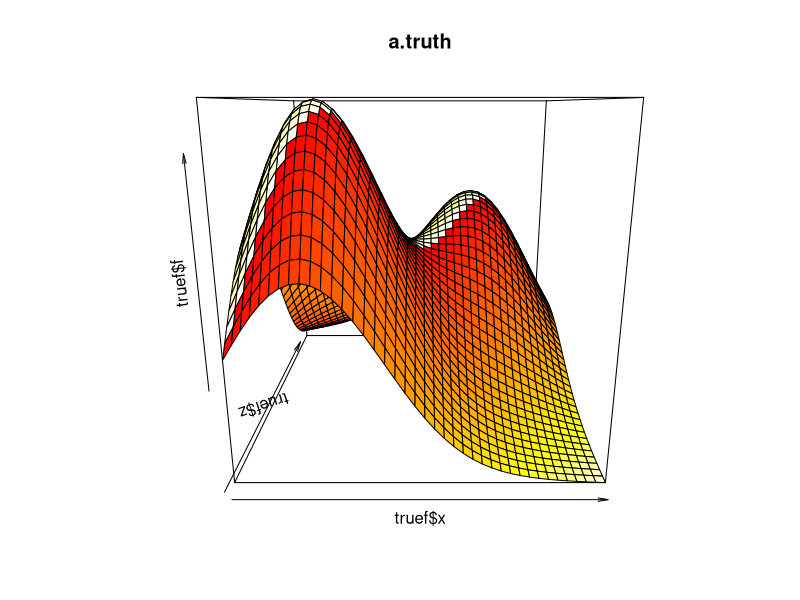
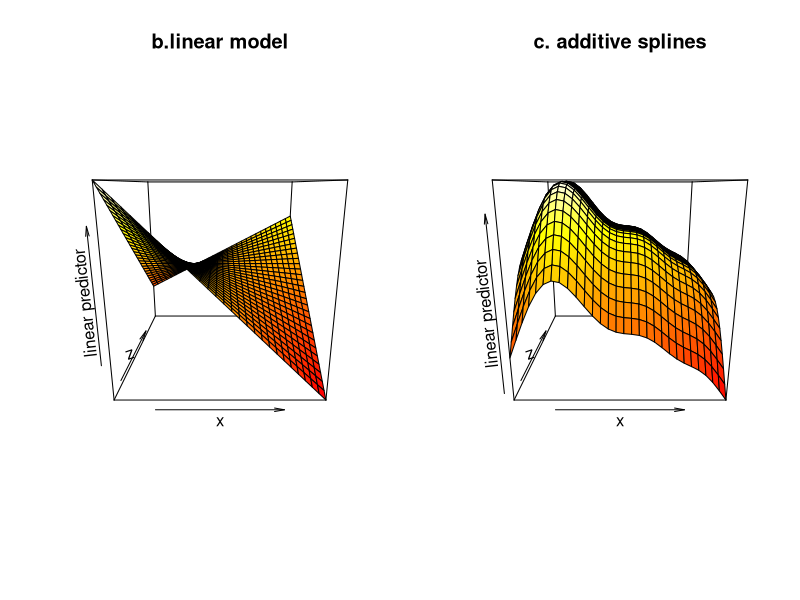
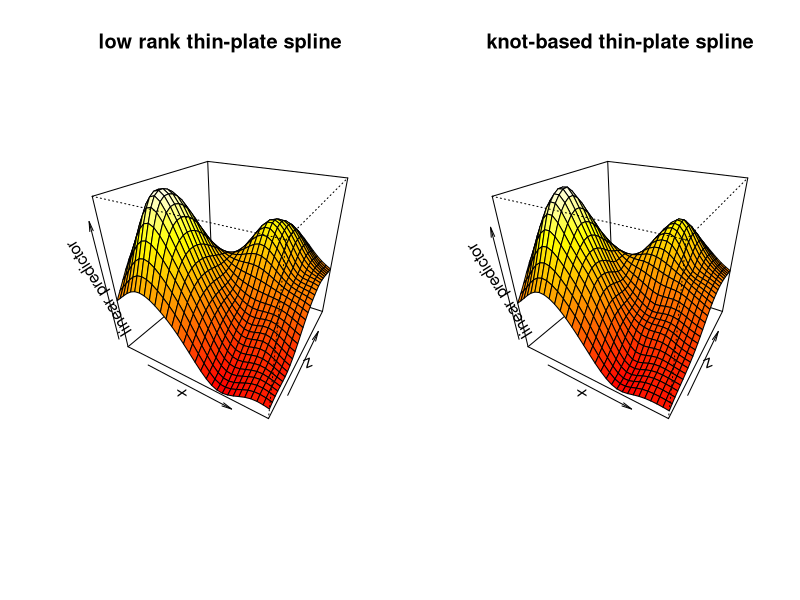
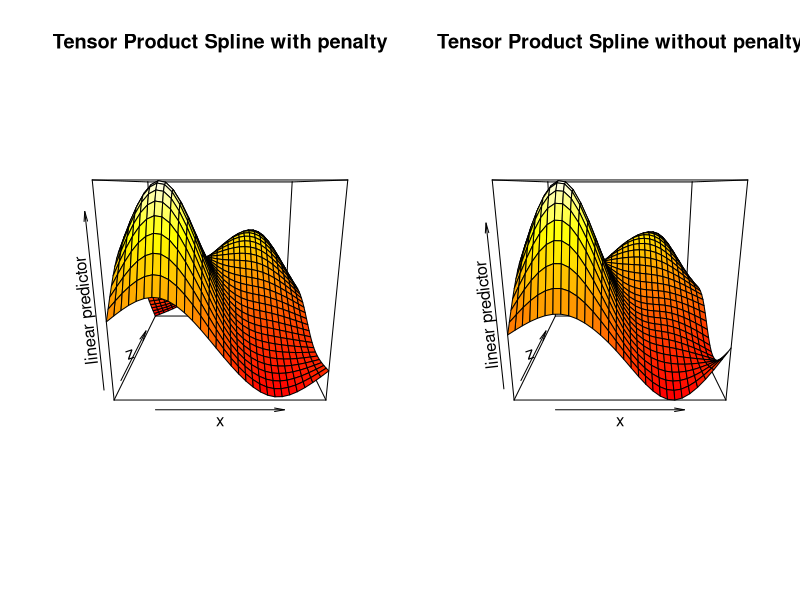
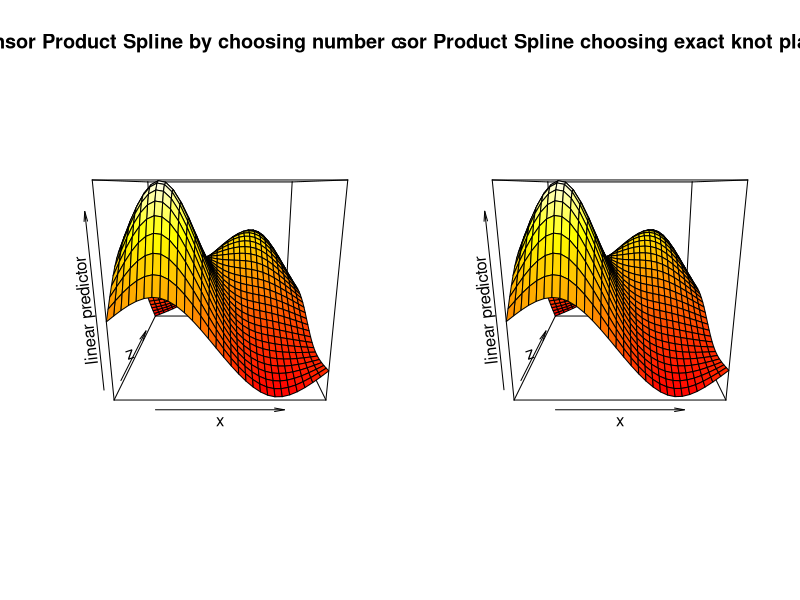
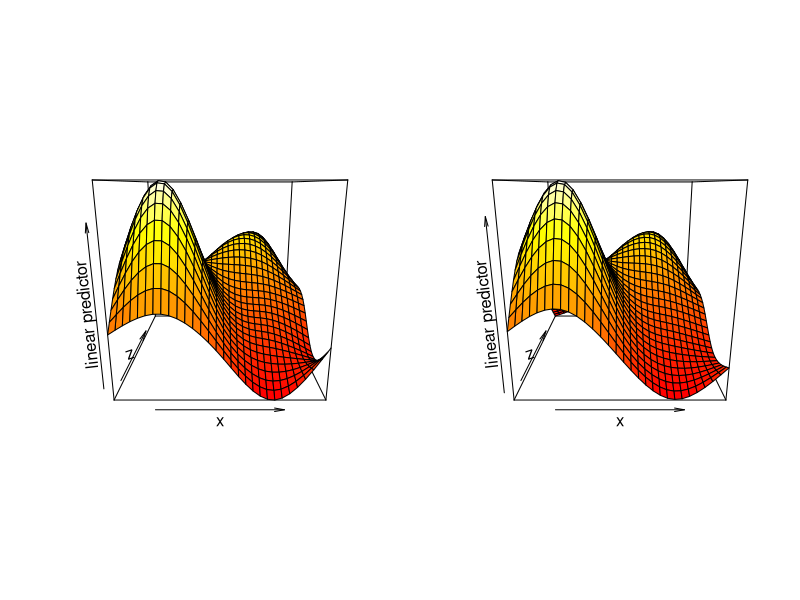
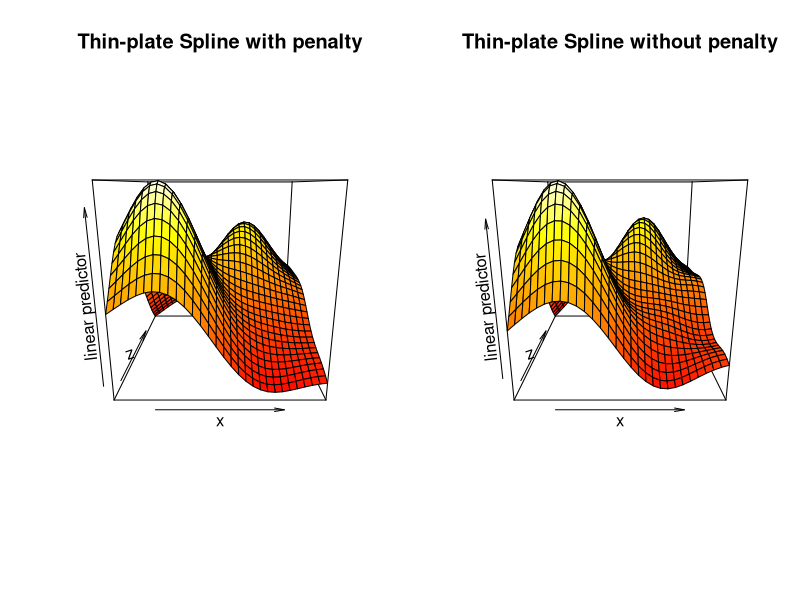
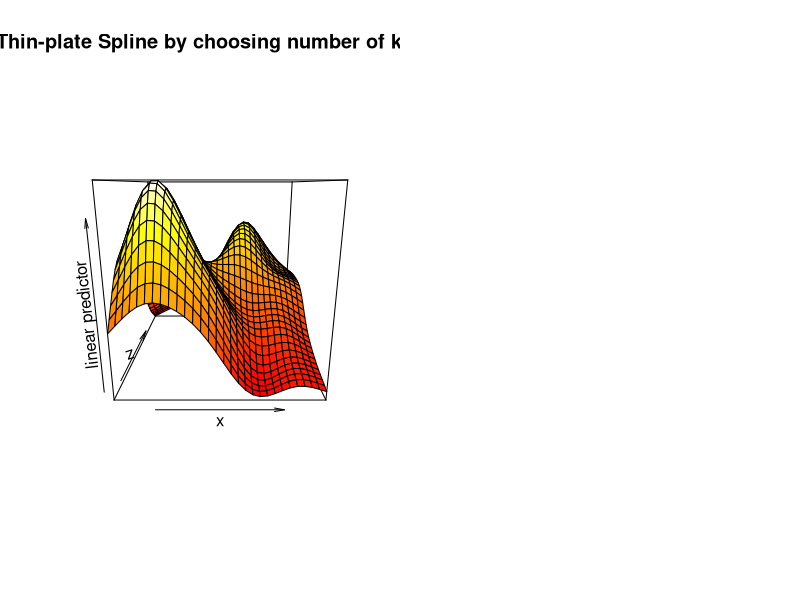

Write R code to recreate these figures, in order.
## ---- chunk 1
knitr::opts_chunk$set(echo = TRUE)
knitr::opts_chunk$set(fig.pos = 'H')
library(nlme)
library(mgcv)
library(splines)
## ---- chunk 2
# simulate some data from a surface
n <- 5000
eg <- gamSim(2, n = n, scale = 0.5)

names(eg)
attach(eg)

truef <- eg$truth
persp(truef$x, truef$z, truef$f, col = heat.colors(40), main = "a.truth")

# linear terms plus their interaction
par(mfrow = c(1,2))
b1 <- gam(y ~ x + z + x*z, data= data)
vis.gam(b1, main = "b.linear model")

# additive splines
b2 <- gam(y ~ s(x) + s(z), data = data)
vis.gam(b2, main = "c. additive splines")


par(mfrow = c(1, 2))
ind <- sample(1:n, 200, replace = FALSE)
b5 <- gam(y ~ s(x, z, k = 40), data = data,
knots = list(x = data$x[ind], z = data$z[ind]))
vis.gam(b5, theta = 30, phi = 30, main = "low rank thin-plate spline")

## and a pure "knot based" spline of the same data
b6<- gam(y ~ s(x, z, k = 64), data = data,
knots = list(x = rep((1:8-0.5)/8,8),
z = rep((1:8-0.5)/8, rep(8,8))))
vis.gam(b6,color = "heat", theta = 30, phi = 30, main = "knot-based thin-plate spline")

summary(b6)
detach(eg)
## ---- chunk 3
dat <- eg$data
y <- dat$y
x <- dat$x
z <- dat$z

tensor_penalty <- gam(y ~ te(x, z), data = dat)
vis.gam(tensor_penalty, main = "Tensor Product Spline with penalty")
## ---- chunk 4
model_no_penalty <- gam(y ~ te(x, z, fx = TRUE), data = dat)
vis.gam(model_no_penalty, main = "Tensor Product Spline without penalty")
## ---- chunk 5
range(x)
range(z)
# Penalized with 5 knots in each direction
tensor_choose_knots <- gam(y ~ te(x, z, 
                       k = c(5,5)), # set the number of knots for x and z
                data = dat)
vis.gam(tensor_choose_knots, main = "Tensor Product Spline by choosing number of knots")
## ---- chunk 6
# Create a grid of knots
knots_list <- list(
  x = seq(0, 1, length.out = 5),
  z = seq(0, 1, length.out = 5)
)

model_custom_knots <- gam(y ~ te(x, z, k = c(5,5)), data = dat, knots = knots_list)
vis.gam(model_custom_knots, main = "Tensor Product Spline choosing exact knot placement")

## ---- chunk 7
# Fix smoothing parameter to a small value (less smooth)
model_sp_small <- gam(y ~ te(x, z), data = dat, 
                      sp = c(0.01, 0.01)) # specify the smoothing function for x, z
# note that they only apply marginal penalties and do not penalize the interaction terms

# Fix smoothing parameter to a large value (very smooth)
model_sp_large <- gam(y ~ te(x, z), data = dat, sp = c(10, 10))

par(mfrow=c(1,2))
vis.gam(model_sp_small)
vis.gam(model_sp_large)

# if you're unsure of how many sp values you need:
m <- gam(y ~ te(x, z))
length(m$sp) # we need 2
## ---- chunk 8
dat <- eg$data
y <- dat$y
x <- dat$x
z <- dat$z

thin_plate_penalty <- gam(y ~ s(x, z), data = dat)
vis.gam(thin_plate_penalty, main = "Thin-plate Spline with penalty")
## ---- chunk 9
thin_plate_no_penalty <- gam(y ~ s(x, z, fx = TRUE), data = dat)
vis.gam(thin_plate_no_penalty, main = "Thin-plate Spline without penalty")
## ---- chunk 10
range(x)
range(z)
# Penalized with 5 knots in each direction
thin_plate_choose_knots <- gam(y ~ s(x, z,
                       k = 50), # now we set one k that calculates the joint basis functions
                data = dat)
vis.gam(thin_plate_choose_knots, main = "Thin-plate Spline by choosing number of knots")
## ---- chunk 11
# Fix smoothing parameter to a small value (less smooth)
thin_plate_sp_small <- gam(y ~ s(x, z), data = dat, 
                      sp = 0.01) # now we only need one because thin plate splines penalizes the integral of squared derivatives over the whole 2D function, i.e. one joint value

# Fix smoothing parameter to a large value (very smooth)
thin_plate_sp_large <- gam(y ~ s(x, z), data = dat, sp = 10)

par(mfrow=c(1,2))
vis.gam(thin_plate_sp_small)
vis.gam(thin_plate_sp_large)

# if you're unsure of how many sp values you need:
m <- gam(y ~ s(x, z))
length(m$sp) # we only need 1
## ---- chunk 12
create_tensor_product_basis <- function(x, z, num_knots){
  x_num_knots <- num_knots[1]
  z_num_knots <- num_knots[2]
  
  # determine the degrees of freedom
  x_df <- 3 + x_num_knots
  z_df <- 3 + z_num_knots
  
  # construct the marginal b-splines basis
  x_basis <- bs(x, df = x_df, degree = 3)
  z_basis <- bs(z, df = z_df, degree = 3)
  
  # combine to form tensor product
  num_cols <- ncol(x_basis)*ncol(z_basis)
  tensor_basis <- matrix(NA, nrow = length(x), ncol = num_cols)
  # take tensor product of all basis functions:
  cur_col <- 1
  for(i in 1:ncol(x_basis)){
    for(j in 1:ncol(z_basis)){
      tensor_basis[, cur_col] <- x_basis[,i]*z_basis[,j]
      cur_col <- cur_col + 1
    }
  }
  return(tensor_basis)
}
## ---- chunk 13
# create the basis
tensor_prod_basis <- create_tensor_product_basis(x, z, num_knots = c(2,2))

# fit to the data using OLS
beta_hat <- solve(crossprod(tensor_prod_basis), crossprod(tensor_prod_basis, y))
y_fitted <- tensor_prod_basis%*%beta_hat

# now fit the surface
# Create regular grid
x_seq <- seq(min(x), max(x), length.out = 50)
z_seq <- seq(min(z), max(z), length.out = 50)
grid <- expand.grid(x = x_seq, z = z_seq)

# Create tensor basis for grid
grid_basis <- create_tensor_product_basis(grid$x, grid$z, num_knots = c(2,2))  

# Predict
grid_yhat <- grid_basis %*% beta_hat

# Reshape
z_matrix <- matrix(grid_yhat, nrow = length(x_seq), ncol = length(z_seq))

# 3D surface plot
persp(x_seq, z_seq, z_matrix,
      theta = 30, phi = 30, expand = 0.5,
      col = "lightblue", shade = 0.5,
      xlab = "x", ylab = "z", zlab = "Fitted y",
      main = "Fitted Tensor Product Surface")
## ---- chunk 14
# create the basis
tensor_prod_basis <- create_tensor_product_basis(x, z, num_knots = c(10,10))

# fit to the data using OLS
beta_hat <- solve(crossprod(tensor_prod_basis), crossprod(tensor_prod_basis, y))
y_fitted <- tensor_prod_basis%*%beta_hat

# now fit the surface
# Create regular grid
x_seq <- seq(min(x), max(x), length.out = 50)
z_seq <- seq(min(z), max(z), length.out = 50)
grid <- expand.grid(x = x_seq, z = z_seq)

# Create tensor basis for grid
grid_basis <- create_tensor_product_basis(grid$x, grid$z, num_knots = c(10,10))  

# Predict
grid_yhat <- grid_basis %*% beta_hat

# Reshape
z_matrix <- matrix(grid_yhat, nrow = length(x_seq), ncol = length(z_seq))

# 3D surface plot
persp(x_seq, z_seq, z_matrix,
      theta = 30, phi = 30, expand = 0.5,
      col = "lightblue", shade = 0.5,
      xlab = "x", ylab = "z", zlab = "Fitted y",
      main = "Fitted Tensor Product Surface")
## ---- chunk 15
create_thin_plate_random <- function(x, z, num_obs){
  dat <- cbind(x,z)
  # choose random index of observations
  index <- sample(1:length(x), num_obs)
  knots <- dat[index,]
  
  thin_plate_basis <- matrix(NA, ncol = (3+num_obs), nrow = length(x))
  
  thin_plate_basis[,1] <- 1 # column of ones for intercept
  thin_plate_basis[,2] <- x # x is column 2
  thin_plate_basis[,3] <- z # z is column 3
  
  # construct remaining basis functions
  ## calculate the distance:
  for(i in 1:num_obs){
    cur_knot <- knots[i,]
    r <- sqrt((x - cur_knot[1])^2 + (z - cur_knot[2])^2)  # Euclidean distance
    # Handle r = 0 carefully (log(0) is undefined)
    r[r == 0] <- 1e-10   # small number to avoid NaN
    basis <- r^2*log(r)
    thin_plate_basis[,3+i] <- basis
  }
  return(thin_plate_basis)
}

# create_thin_plate_random(x, z, 3)
## ---- chunk 16
# apply the function
## create the basis
thin_plate_basis <- create_thin_plate_random(x, z, 3)


# fit to the data using OLS
beta_hat <- solve(crossprod(thin_plate_basis), crossprod(thin_plate_basis, y))
y_fitted <- thin_plate_basis%*%beta_hat

# now fit the surface
# Create regular grid
x_seq <- seq(min(x), max(x), length.out = 50)
z_seq <- seq(min(z), max(z), length.out = 50)
grid <- expand.grid(x = x_seq, z = z_seq)

# Create tensor basis for grid
grid_basis <- create_thin_plate_random(grid$x, grid$z, 3)  

# Predict
grid_yhat <- grid_basis %*% beta_hat

# Reshape
z_matrix <- matrix(grid_yhat, nrow = length(x_seq), ncol = length(z_seq))

# 3D surface plot
persp(x_seq, z_seq, z_matrix,
      theta = 30, phi = 30, expand = 0.5,
      col = "lightblue", shade = 0.5,
      xlab = "x", ylab = "z", zlab = "Fitted y",
      main = "Fitted Thin-plate Surface")
## ---- chunk 17
# apply the function
## create the basis
thin_plate_basis <- create_thin_plate_random(x, z, 500)


# fit to the data using OLS
beta_hat <- solve(crossprod(thin_plate_basis), crossprod(thin_plate_basis, y))
y_fitted <- thin_plate_basis%*%beta_hat

# now fit the surface
# Create regular grid
x_seq <- seq(min(x), max(x), length.out = 50)
z_seq <- seq(min(z), max(z), length.out = 50)
grid <- expand.grid(x = x_seq, z = z_seq)

# Create tensor basis for grid
grid_basis <- create_thin_plate_random(grid$x, grid$z, 500)  

# Predict
grid_yhat <- grid_basis %*% beta_hat

# Reshape
z_matrix <- matrix(grid_yhat, nrow = length(x_seq), ncol = length(z_seq))

# 3D surface plot
persp(x_seq, z_seq, z_matrix,
      theta = 30, phi = 30, expand = 0.5,
      col = "lightblue", shade = 0.5,
      xlab = "x", ylab = "z", zlab = "Fitted y",
      main = "Fitted Thin-plate Surface")
## ---- chunk 18
create_thin_plate_equally <- function(x, z, num_knots){
  dat <- cbind(x,z)
  # set equally spaced knots
  total_points <- num_knots + 2
  all_x_points <- seq(range(x)[1], range(x)[2], length.out = total_points)
  x_knots <- all_x_points[-c(1,total_points)] # remove first and last points to form interior knots
  all_z_points <- seq(range(z)[1], range(z)[2], length.out = total_points)
  z_knots <- all_z_points[-c(1,total_points)] # remove first and last points to form interior knots
  # now combine all combinations of these knots to form knots over the whole 2D plane
  knots <- expand.grid(x_knots, z_knots)

  
  thin_plate_basis <- matrix(NA, ncol = (3+ nrow(knots)), nrow = length(x))
  
  thin_plate_basis[,1] <- 1 # column of ones for intercept
  thin_plate_basis[,2] <- x # x is column 2
  thin_plate_basis[,3] <- z # z is column 3
  
  # construct remaining basis functions
  ## calculate the distance:
  for(i in 1:nrow(knots)){
    cur_knot <- as.numeric(knots[i,]) # a vector of knots
    r <- sqrt((x - cur_knot[1])^2 + (z - cur_knot[2])^2)  # Euclidean distance
    # Handle r = 0 carefully (log(0) is undefined)
    r[r == 0] <- 1e-10   # small number to avoid NaN
    basis <- r^2*log(r)
    thin_plate_basis[,3+i] <- basis
  }
  return(thin_plate_basis)
}

# create_thin_plate_equally(x, z, 4)
## ---- chunk 19
# apply the function
## create the basis
thin_plate_basis <- create_thin_plate_equally(x, z, 5)

# fit to the data using OLS
beta_hat <- solve(crossprod(thin_plate_basis), crossprod(thin_plate_basis, y))
y_fitted <- thin_plate_basis%*%beta_hat

# now fit the surface
# Create regular grid
x_seq <- seq(min(x), max(x), length.out = 50)
z_seq <- seq(min(z), max(z), length.out = 50)
grid <- expand.grid(x = x_seq, z = z_seq)

# Create tensor basis for grid
grid_basis <- create_thin_plate_equally(grid$x, grid$z, 5)  

# Predict
grid_yhat <- grid_basis %*% beta_hat

# Reshape
z_matrix <- matrix(grid_yhat, nrow = length(x_seq), ncol = length(z_seq))

# 3D surface plot
persp(x_seq, z_seq, z_matrix,
      theta = 30, phi = 30, expand = 0.5,
      col = "lightblue", shade = 0.5,
      xlab = "x", ylab = "z", zlab = "Fitted y",
      main = "Fitted Thin-plate Surface")
## ---- chunk 20
# apply the function
## create the basis
thin_plate_basis <- create_thin_plate_equally(x, z, 10)

# fit to the data using OLS
beta_hat <- solve(crossprod(thin_plate_basis), crossprod(thin_plate_basis, y))
y_fitted <- thin_plate_basis%*%beta_hat

# now fit the surface
# Create regular grid
x_seq <- seq(min(x), max(x), length.out = 50)
z_seq <- seq(min(z), max(z), length.out = 50)
grid <- expand.grid(x = x_seq, z = z_seq)

# Create tensor basis for grid
grid_basis <- create_thin_plate_equally(grid$x, grid$z, 10)  

# Predict
grid_yhat <- grid_basis %*% beta_hat

# Reshape
z_matrix <- matrix(grid_yhat, nrow = length(x_seq), ncol = length(z_seq))

# 3D surface plot
persp(x_seq, z_seq, z_matrix,
      theta = 30, phi = 30, expand = 0.5,
      col = "lightblue", shade = 0.5,
      xlab = "x", ylab = "z", zlab = "Fitted y",
      main = "Fitted Thin-plate Surface")
